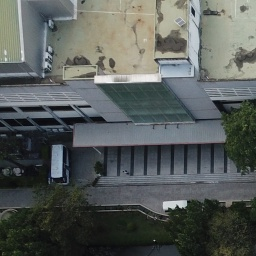
#> input picture Balanced/Building15.jpg, 256 x 256 px, found by its file name
$ python contours.py   (older library calls are emulated)
#> lines starting #> are read from the running program, lines starting #| are printed output that depends on the picture; after the words box and inside, x2 and y2 are one past the last pixel; in counts of white or black regions, pixels touching at a corner belong together
import cv2
import numpy as np
from matplotlib import pyplot as plt

im = cv2.imread('Building15.jpg')
#> im is the input picture: shape (256, 256, 3); mean B, G, R 90, 92.5, 87.5
imgray = cv2.cvtColor(im,cv2.COLOR_BGR2GRAY)
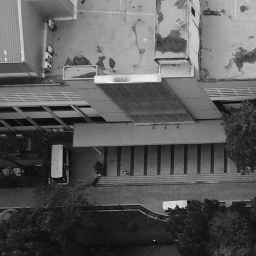
#> imgray: shape (256, 256); min 7, max 250, mean 90.7
ret,thresh = cv2.threshold(imgray,180,255,cv2.THRESH_BINARY)
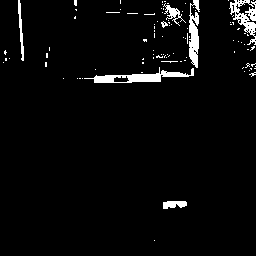
#> thresh: shape (256, 256); 3.7% white; 98 white regions (91 under 20 px)
image, contours, hierarchy = cv2.findContours(thresh,cv2.RETR_TREE,cv2.CHAIN_APPROX_SIMPLE)
#> contours = 137 contours, 130 with area under 20; largest, box (x1, y1, x2, y2) and area: (84, 67, 194, 83) 570, (229, 0, 256, 45) 401, (189, 0, 200, 68) 390, (163, 201, 187, 209) 118, (163, 3, 186, 26) 104, (18, 0, 24, 61) 99, (113, 75, 130, 83) 81
cnt = contours[0]
#> cnt = [[154, 240]]
print(len(contours))
#| 137
M = cv2.moments(cnt)
#> M = moments, m00 0
print(M)
#> (printed output is left out)
x,y,w,h = cv2.boundingRect(cnt)
#> x = 154; y = 240; w = 1; h = 1
print(x,y,w,h)
#| 154 240 1 1
kernel = np.ones((10,10),np.uint8)
erosion = cv2.erode(image,kernel,iterations = 1)
#> erosion: shape (256, 256); every value is 0

img = cv2.rectangle(im,(x,y),(x+10,y+10),(0,255,0),2)

opening = cv2.morphologyEx(image, cv2.MORPH_OPEN, kernel)
kernel2 = np.ones((10,10),np.uint8)
closing = cv2.morphologyEx(opening, cv2.MORPH_CLOSE, kernel2)
ii, cc, hh=cv2.findContours(closing,cv2.RETR_TREE,cv2.CHAIN_APPROX_SIMPLE)
#> cc = []; hh = None
print(len(cc))
#| 0
cv2.imshow('img',img)
cv2.imshow('Opening',opening)
cv2.imshow('erosion',erosion)
cv2.imshow('closing',closing)
cv2.imwrite('blob.jpg', closing)
plt.subplot(131),plt.imshow(im, cmap= None)
plt.subplot(132),plt.imshow(thresh, cmap= None)
plt.subplot(133),plt.imshow(image, cmap= None)
plt.show()
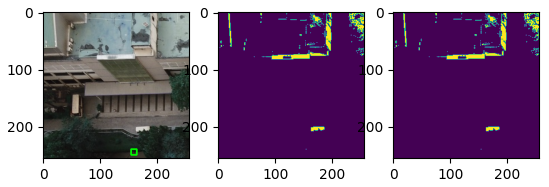
#> figure drawn by matplotlib, 3 panels; B, G, R data is drawn as R, G, B

$ run again, with Balanced/Building7.jpg copied over Balanced/Building15.jpg
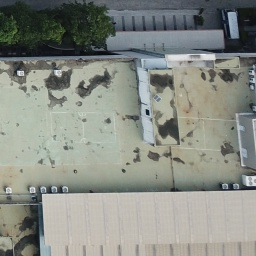
#> input picture Balanced/Building7.jpg, 256 x 256 px, found by its file name
#> im is the input picture: shape (256, 256, 3); mean B, G, R 132.6, 140.3, 136.5
#> `ret,thresh = cv2.threshold(imgray,180,255,cv2.THRESH_BINARY)`:
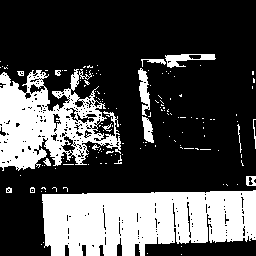
#> thresh: shape (256, 256); 29.6% white; 148 white regions (132 under 20 px)
#> contours = 461 contours, 424 with area under 20; largest, box (x1, y1, x2, y2) and area: (42, 190, 256, 256) 11198, (0, 69, 121, 171) 7008, (165, 54, 216, 68) 310, (138, 68, 150, 116) 267, (142, 116, 154, 143) 170
#> cnt = [[181, 254]]
#| 461
#> M = moments, m00 0
#> (printed output is left out)
#> x = 181; y = 254; w = 1
#| 181 254 1 1
#> erosion: shape (256, 256); 7.7% white; 15 white regions (7 under 20 px), largest, box (x1, y1, x2, y2) and area: (48, 197, 170, 256) 3213, (0, 91, 34, 156) 797, (230, 196, 239, 237) 252
#> opening: shape (256, 256); 20% white; 8 white regions, largest, box (x1, y1, x2, y2) and area: (44, 193, 190, 256) 7492, (189, 192, 244, 243) 2388, (0, 87, 39, 168) 2230
#> `closing = cv2.morphologyEx(opening, cv2.MORPH_CLOSE, kernel2)`:
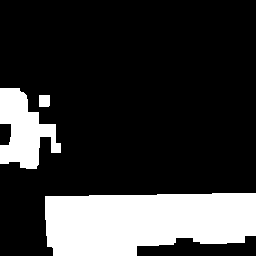
#> closing: shape (256, 256); 21.8% white; 3 white regions
#> cc = 3 contours; box (x1, y1, x2, y2) and area: (45, 193, 256, 256) 10996, (0, 88, 61, 169) 2698, (39, 95, 50, 107) 110; hh = [[1, -1, -1, -1], [2, 0, -1, -1], [-1, 1, -1, -1]]
#| 3

$ run again, with Balanced/Building70.jpg copied over Balanced/Building15.jpg
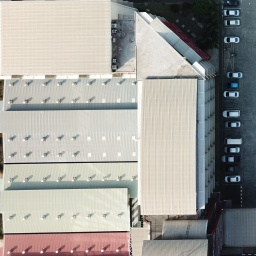
#> input picture Balanced/Building70.jpg, 256 x 256 px, found by its file name
#> im is the input picture: shape (256, 256, 3); mean B, G, R 155.4, 160.4, 161.7
#> `ret,thresh = cv2.threshold(imgray,180,255,cv2.THRESH_BINARY)`:
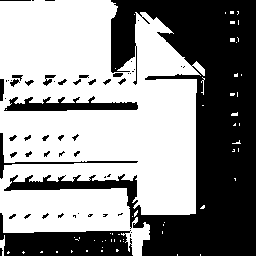
#> thresh: shape (256, 256); 57.2% white; 56 black regions (33 under 20 px)
#> contours = 116 contours, 85 with area under 20; largest, box (x1, y1, x2, y2) and area: (0, 0, 205, 256) 38025, (3, 95, 139, 112) 1304, (132, 45, 138, 86) 86, (9, 78, 20, 88) 48, (11, 74, 24, 82) 48
#> cnt = [[200, 254], [200, 255]]
#| 116
#> M = moments, m00 0
#> (printed output is left out)
#> x = 200; y = 254; w = 1; h = 2
#| 200 254 1 2
#> erosion: shape (256, 256); 34.1% white; 7 white regions (2 under 20 px), largest, box (x1, y1, x2, y2) and area: (0, 84, 193, 211) 11192, (0, 0, 112, 78) 7494, (0, 193, 126, 229) 2557, (140, 26, 178, 74) 1054, (137, 233, 145, 251) 45
#> opening: shape (256, 256); 52.8% white; 12 black regions (6 under 20 px), largest, box (x1, y1, x2, y2) and area: (0, 0, 256, 256) 28927, (0, 76, 139, 112) 1774, (0, 0, 35, 2) 70, (59, 135, 80, 142) 48, (43, 136, 50, 142) 23, (46, 0, 56, 2) 20
#> `closing = cv2.morphologyEx(opening, cv2.MORPH_CLOSE, kernel2)`:
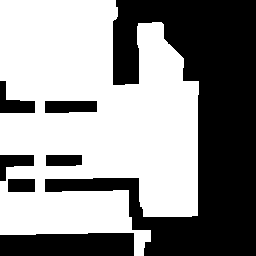
#> closing: shape (256, 256); 56.4% white; 7 black regions
#> cc = 4 contours; box (x1, y1, x2, y2) and area: (0, 0, 199, 256) 37596, (44, 100, 98, 114) 658, (45, 154, 83, 167) 436, (7, 178, 36, 193) 390; hh = [[-1, -1, 1, -1], [2, -1, -1, 0], [3, 1, -1, 0], [-1, 2, -1, 0]]
#| 4

$ run again, with Balanced/Building761.jpg copied over Balanced/Building15.jpg
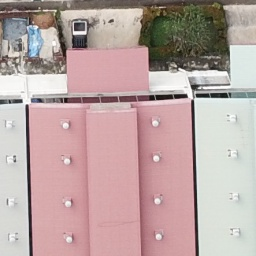
#> input picture Balanced/Building761.jpg, 256 x 256 px, found by its file name
#> im is the input picture: shape (256, 256, 3); mean B, G, R 163.7, 165.8, 187.2
#> `ret,thresh = cv2.threshold(imgray,180,255,cv2.THRESH_BINARY)`:
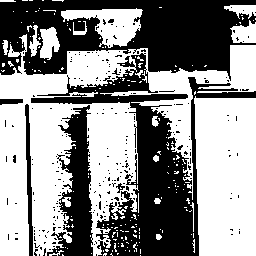
#> thresh: shape (256, 256); 55.3% white; 250 black regions (242 under 20 px)
#> contours = 486 contours, 461 with area under 20; largest, box (x1, y1, x2, y2) and area: (0, 34, 256, 256) 21828, (194, 96, 256, 256) 9152, (61, 8, 143, 48) 1578, (40, 27, 60, 60) 400, (230, 20, 256, 43) 385
#> cnt = [[140, 255]]
#| 486
#> M = moments, m00 0
#> (printed output is left out)
#> x = 140; y = 255; w = 1
#| 140 255 1 1
#> erosion: shape (256, 256); 23% white; 22 white regions (6 under 20 px), largest, box (x1, y1, x2, y2) and area: (200, 103, 256, 256) 7220, (0, 109, 25, 256) 2288, (34, 108, 67, 226) 1912
#> opening: shape (256, 256); 40% white; 13 white regions, largest, box (x1, y1, x2, y2) and area: (196, 99, 256, 256) 8992, (0, 105, 30, 256) 4083, (30, 104, 72, 231) 3640
#> `closing = cv2.morphologyEx(opening, cv2.MORPH_CLOSE, kernel2)`:
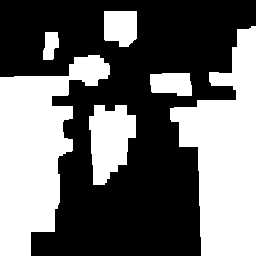
#> closing: shape (256, 256); 42.8% white; 6 white regions
#> cc = 6 contours; box (x1, y1, x2, y2) and area: (170, 26, 256, 256) 11345, (0, 55, 110, 256) 11086, (89, 105, 136, 185) 2554, (104, 11, 137, 47) 992, (150, 73, 192, 96) 783, (43, 32, 59, 60) 308; hh = [[1, -1, -1, -1], [2, 0, -1, -1], [3, 1, -1, -1], [4, 2, -1, -1], [5, 3, -1, -1], [-1, 4, -1, -1]]
#| 6
